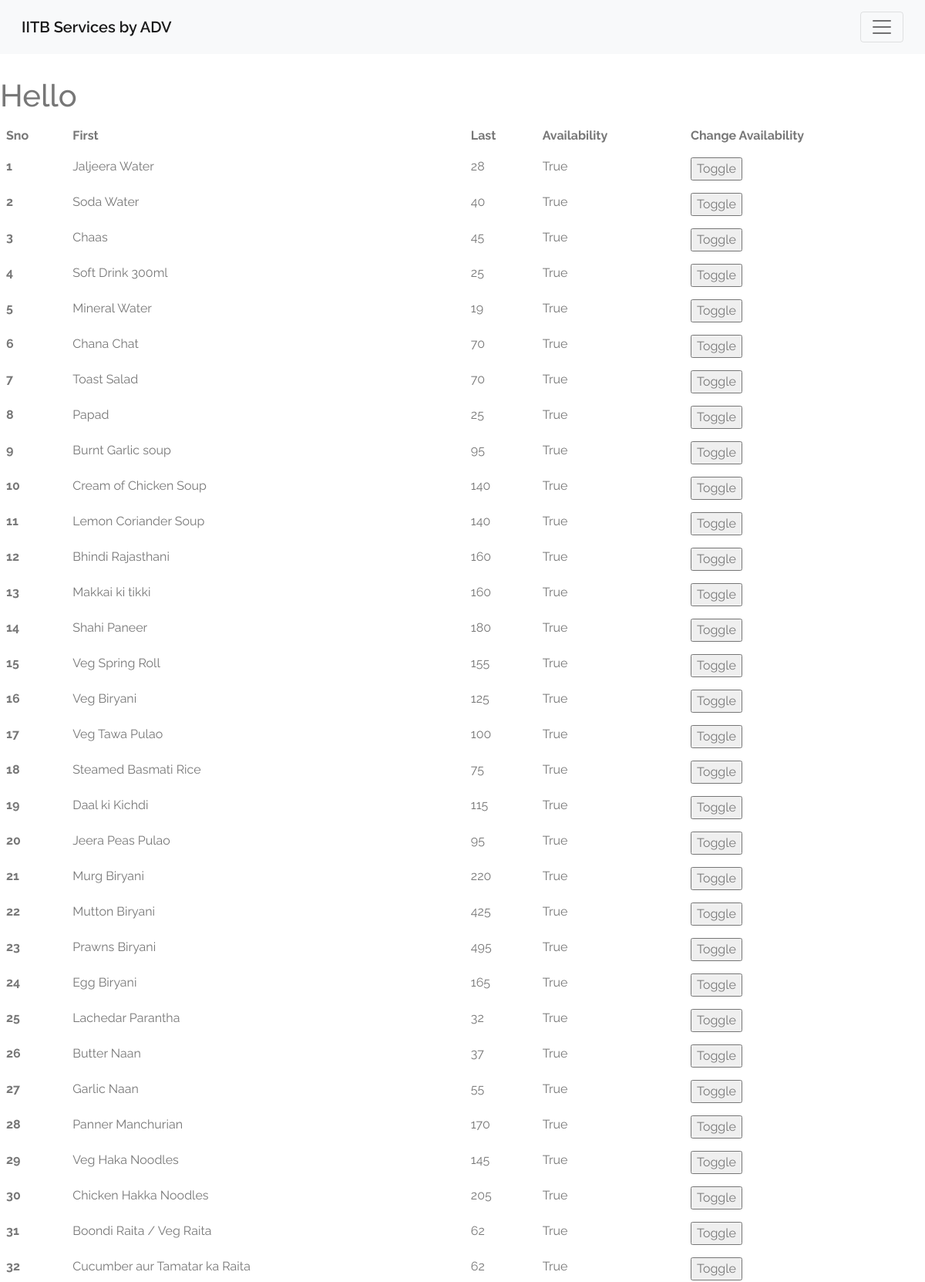
The page /gulmohar_updation (signed in, upper part) on the database its author committed.
### authentication/models.py (models this page shows)
class Gulmohar(models.Model):
    item_name=models.CharField(max_length=30)
    availability=models.BooleanField(default=True)
    price=models.IntegerField()
    image_src=models.ImageField()

### authentication/views.py (the view)
# urls.py: path('gulmohar_updation',views.gulmohar_updation,name="gulmohar_updation"),
def gulmohar_updation(request):
    g = Gulmohar.objects.all()
    fname = request.user.first_name
    return render(request,'authentication/gulmohar_updation.html',{'gul':g , 'fname':fname})

### templates/authentication/gulmohar_updation.html (shortened to what this page needs)
{% extends 'authentication/base.html' %}
{% load static %}
{% block content %}
    <h1 class="hello">Hello</h1>
    <table class="table table-borderless">
        <thead>
          <tr>
            <th scope="col">Sno</th>
            <th scope="col">First</th>
            <th scope="col">Last</th>
            <th scope="col">Availability</th>
            <th scope="col">Change Availability</th>
          </tr>
        </thead>
        <tbody>
            {% for item in gul %}
            <form method="POST" action="toggle">
            <tr>
                <th scope="row">{{forloop.counter}}</th>
                <td>{{item.item_name}}</td>
                <td>{{item.price}}</td>
                <td>{{item.availability}}</td>
                <td><input type="submit" value="Toggle" > </td>
              </tr>
            </form>
            {% endfor %}
        </tbody>
      </table>
{% endblock content %}

### static/css/grocery_h10.css (style rules this page uses)
* { box-sizing: border-box; font-family: Raleway; color: #777; }
html, body { margin: 0; padding: 0; min-height: 100%; }

### static/css/theme.css (style rules this page uses)
:root { --primary: #6C55F9; --accent: #FF3D85; --secondary: #645F88; --success: #35bb78; --info: #05B4E1; --warning: #FAC14D; --danger: #FF4943; --grey: #B4B2C5; --dark: #2D2B3A; --light: #F6F5FC; }
body { font-family: "Work Sans", sans-serif; line-height: 1.5; color: #2D2B3A; }

### templates/authentication/gulmohar_updation.html (style rules this page uses)
.hello { margin-top: 100px; }

### rows shown on the page
Gulmohar: item_name "Jaljeera Water", price "28", availability "True"
Gulmohar: item_name "Soda Water", price "40", availability "True"
Gulmohar: item_name "Chaas", price "45", availability "True"
Gulmohar: item_name "Soft Drink 300ml", price "25", availability "True"
Gulmohar: item_name "Mineral Water", price "19", availability "True"
Gulmohar: item_name "Chana Chat", price "70", availability "True"
Gulmohar: item_name "Toast Salad", price "70", availability "True"
Gulmohar: item_name "Papad", price "25", availability "True"
Gulmohar: item_name "Burnt Garlic soup", price "95", availability "True"
Gulmohar: item_name "Cream of Chicken Soup", price "140", availability "True"
Gulmohar: item_name "Lemon Coriander Soup", price "140", availability "True"
Gulmohar: item_name "Bhindi Rajasthani", price "160", availability "True"
Gulmohar: item_name "Makkai ki tikki", price "160", availability "True"
Gulmohar: item_name "Shahi Paneer", price "180", availability "True"
Gulmohar: item_name "Veg Spring Roll", price "155", availability "True"
Gulmohar: item_name "Veg Biryani", price "125", availability "True"
Gulmohar: item_name "Veg Tawa Pulao", price "100", availability "True"
Gulmohar: item_name "Steamed Basmati Rice", price "75", availability "True"
Gulmohar: item_name "Daal ki Kichdi", price "115", availability "True"
Gulmohar: item_name "Jeera Peas Pulao", price "95", availability "True"
Gulmohar: item_name "Murg Biryani", price "220", availability "True"
Gulmohar: item_name "Mutton Biryani", price "425", availability "True"
Gulmohar: item_name "Prawns Biryani", price "495", availability "True"
Gulmohar: item_name "Egg Biryani", price "165", availability "True"
Gulmohar: item_name "Lachedar Parantha", price "32", availability "True"
Gulmohar: item_name "Butter Naan", price "37", availability "True"
Gulmohar: item_name "Garlic Naan", price "55", availability "True"
Gulmohar: item_name "Panner Manchurian", price "170", availability "True"
Gulmohar: item_name "Veg Haka Noodles", price "145", availability "True"
Gulmohar: item_name "Chicken Hakka Noodles", price "205", availability "True"
Gulmohar: item_name "Boondi Raita / Veg Raita", price "62", availability "True"
Gulmohar: item_name "Cucumber aur Tamatar ka Raita", price "62", availability "True"
